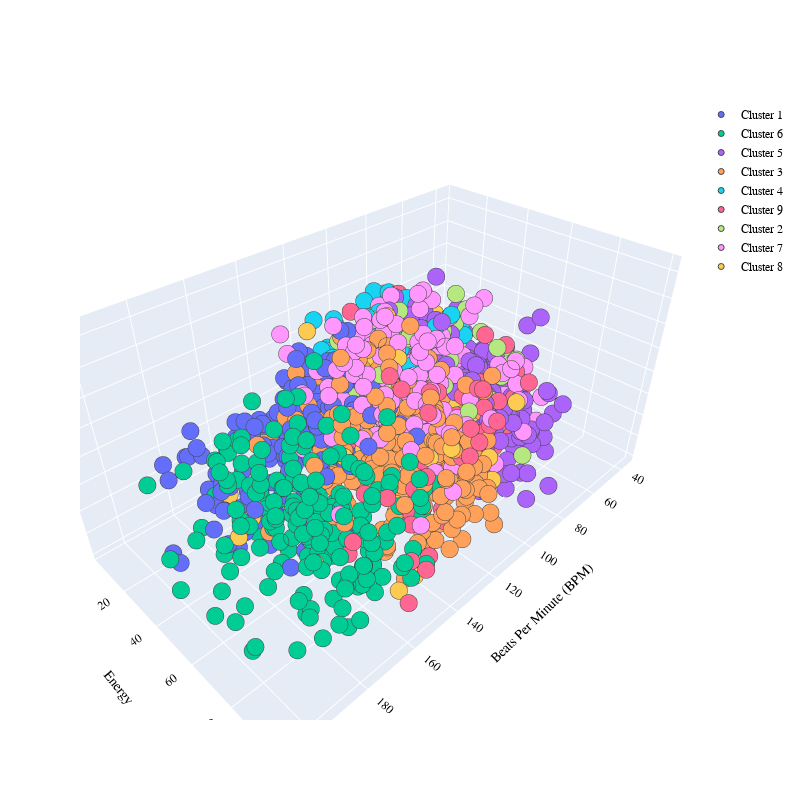

Notebook source saved alongside this figure:
### Code cell
import plotly.graph_objects as go
PLOT = go.Figure()
for i in list(data["Music Segments"].unique()):
    

    PLOT.add_trace(go.Scatter3d(x = data[data["Music Segments"]== i]['Beats Per Minute (BPM)'],
                                y = data[data["Music Segments"] == i]['Energy'],
                                z = data[data["Music Segments"] == i]['Danceability'],                        
                                mode = 'markers',marker_size = 6, marker_line_width = 1,
                                name = str(i)))
PLOT.update_traces(hovertemplate='Beats Per Minute (BPM): %{x} <br>Energy: %{y} <br>Danceability: %{z}')

    
PLOT.update_layout(width = 800, height = 800, autosize = True, showlegend = True,
                   scene = dict(xaxis=dict(title = 'Beats Per Minute (BPM)', titlefont_color = 'black'),
                                yaxis=dict(title = 'Energy', titlefont_color = 'black'),
                                zaxis=dict(title = 'Danceability', titlefont_color = 'black')),
                   font = dict(family = "Gilroy", color = "black", size = 12))

### Figure 1 — Plotly figure (JSON) as saved in the notebook; plotly's stock layout.template omitted (floating-point values rounded to 4 significant figures; data arrays with more than 128 entries replaced by an {"elided": "..."} marker saying what was removed)
{"data": [{"hovertemplate": "Beats Per Minute (BPM): %{x} <br>Energy: %{y} <br>Danceability: %{z}", "marker": {"line": {"width": 1}, "size": 6}, "mode": "markers", "name": "Cluster 1", "type": "scatter3d", "x": {"elided": "184 int values"}, "y": {"elided": "184 int values"}, "z": {"elided": "184 int values"}}, {"hovertemplate": "Beats Per Minute (BPM): %{x} <br>Energy: %{y} <br>Danceability: %{z}", "marker": {"line": {"width": 1}, "size": 6}, "mode": "markers", "name": "nan", "type": "scatter3d", "x": [], "y": [], "z": []}, {"hovertemplate": "Beats Per Minute (BPM): %{x} <br>Energy: %{y} <br>Danceability: %{z}", "marker": {"line": {"width": 1}, "size": 6}, "mode": "markers", "name": "Cluster 6", "type": "scatter3d", "x": {"elided": "196 int values"}, "y": {"elided": "196 int values"}, "z": {"elided": "196 int values"}}, {"hovertemplate": "Beats Per Minute (BPM): %{x} <br>Energy: %{y} <br>Danceability: %{z}", "marker": {"line": {"width": 1}, "size": 6}, "mode": "markers", "name": "Cluster 5", "type": "scatter3d", "x": {"elided": "251 int values"}, "y": {"elided": "251 int values"}, "z": {"elided": "251 int values"}}, {"hovertemplate": "Beats Per Minute (BPM): %{x} <br>Energy: %{y} <br>Danceability: %{z}", "marker": {"line": {"width": 1}, "size": 6}, "mode": "markers", "name": "Cluster 3", "type": "scatter3d", "x": {"elided": "309 int values"}, "y": {"elided": "309 int values"}, "z": {"elided": "309 int values"}}, {"hovertemplate": "Beats Per Minute (BPM): %{x} <br>Energy: %{y} <br>Danceability: %{z}", "marker": {"line": {"width": 1}, "size": 6}, "mode": "markers", "name": "Cluster 4", "type": "scatter3d", "x": {"elided": "162 int values"}, "y": {"elided": "162 int values"}, "z": {"elided": "162 int values"}}, {"hovertemplate": "Beats Per Minute (BPM): %{x} <br>Energy: %{y} <br>Danceability: %{z}", "marker": {"line": {"width": 1}, "size": 6}, "mode": "markers", "name": "Cluster 9", "type": "scatter3d", "x": [102, 117, 92, 92, 160, 107, 85, 128, 159, 104, 110, 131, 96, 105, 114, 139, 90, 112, 174, 131, 94, 136, 100, 135, 111, 92, 125, 95, 147, 118, 116, 147, 121, 104, 141, 100, 134, 134, 78, 89, 101, 127, 135, 125, 156, 91, 95, 115, 106, 117, 105, 136, 119, 117, 127, 129, 147, 117, 113, 106, 111, 144, 154, 135, 120, 140, 120, 102, 92, 134, 103, 94, 92, 135, 110, 106, 133, 122, 127, 149, 96, 85, 122, 127], "y": [88, 93, 76, 69, 74, 79, 76, 77, 99, 86, 86, 96, 63, 86, 89, 71, 66, 77, 92, 83, 75, 78, 47, 72, 64, 88, 88, 79, 68, 89, 87, 89, 76, 51, 63, 45, 51, 75, 68, 64, 88, 79, 89, 68, 87, 82, 85, 85, 68, 92, 78, 92, 75, 79, 96, 94, 95, 71, 45, 84, 85, 91, 95, 90, 32, 90, 34, 72, 65, 82, 75, 52, 29, 72, 86, 85, 80, 98, 90, 90, 67, 56, 72, 87], "z": [54, 38, 52, 76, 27, 69, 37, 74, 24, 54, 50, 62, 66, 64, 59, 82, 54, 65, 55, 43, 65, 45, 32, 76, 62, 66, 56, 36, 40, 76, 55, 55, 61, 38, 41, 49, 45, 29, 66, 57, 54, 48, 50, 46, 56, 67, 60, 73, 63, 64, 55, 37, 50, 61, 65, 70, 26, 66, 37, 46, 64, 59, 35, 40, 43, 23, 82, 59, 48, 72, 35, 56, 77, 27, 33, 54, 52, 71, 56, 43, 45, 40, 62, 41]}, {"hovertemplate": "Beats Per Minute (BPM): %{x} <br>Energy: %{y} <br>Danceability: %{z}", "marker": {"line": {"width": 1}, "size": 6}, "mode": "markers", "name": "Cluster 2", "type": "scatter3d", "x": {"elided": "145 int values"}, "y": {"elided": "145 int values"}, "z": {"elided": "145 int values"}}, {"hovertemplate": "Beats Per Minute (BPM): %{x} <br>Energy: %{y} <br>Danceability: %{z}", "marker": {"line": {"width": 1}, "size": 6}, "mode": "markers", "name": "Cluster 7", "type": "scatter3d", "x": {"elided": "194 int values"}, "y": {"elided": "194 int values"}, "z": {"elided": "194 int values"}}, {"hovertemplate": "Beats Per Minute (BPM): %{x} <br>Energy: %{y} <br>Danceability: %{z}", "marker": {"line": {"width": 1}, "size": 6}, "mode": "markers", "name": "Cluster 8", "type": "scatter3d", "x": [115, 104, 157, 136, 136, 130, 173, 112, 150, 81, 130, 132, 105, 117, 184, 84, 131, 148, 114, 114, 130, 96, 123, 92, 112, 100, 141, 111, 117, 92, 133, 99, 176, 109, 115, 84, 135, 134, 131, 135, 110, 163, 175], "y": [46, 92, 93, 85, 93, 32, 30, 59, 93, 56, 49, 29, 46, 45, 51, 40, 24, 60, 93, 44, 50, 35, 59, 53, 81, 25, 76, 74, 93, 61, 64, 64, 47, 59, 39, 13, 55, 51, 48, 63, 46, 46, 76], "z": [83, 66, 23, 58, 66, 53, 32, 30, 24, 37, 41, 54, 52, 49, 35, 70, 75, 51, 41, 37, 55, 51, 76, 39, 60, 55, 37, 60, 52, 63, 55, 44, 35, 57, 62, 21, 44, 41, 30, 42, 49, 36, 36]}], "layout": {"autosize": true, "font": {"color": "black", "family": "Gilroy", "size": 12}, "height": 800, "scene": {"xaxis": {"title": {"font": {"color": "black"}, "text": "Beats Per Minute (BPM)"}}, "yaxis": {"title": {"font": {"color": "black"}, "text": "Energy"}}, "zaxis": {"title": {"font": {"color": "black"}, "text": "Danceability"}}}, "showlegend": true, "width": 800}}
